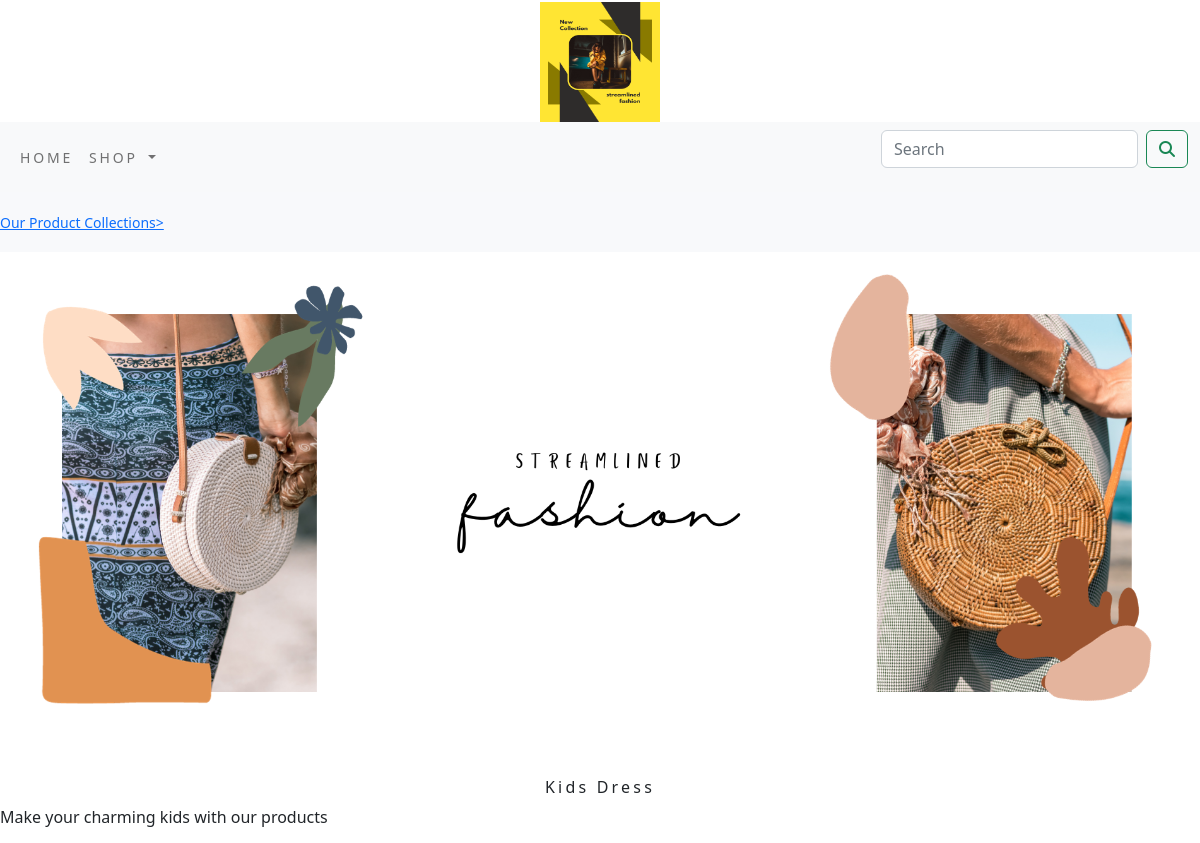
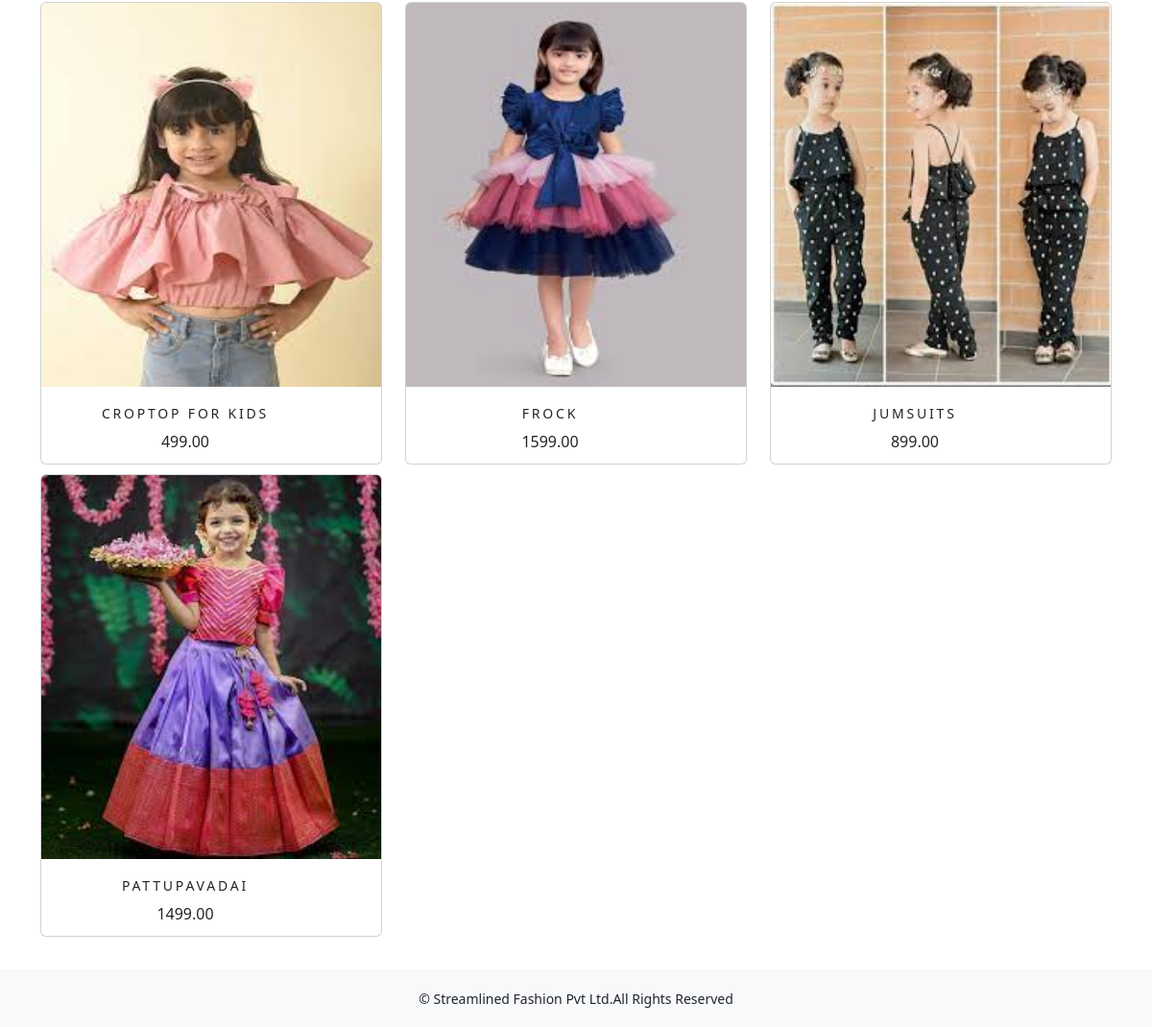
The page /shop/kids-dress/ on the database its author committed (2 pictures, top to bottom).
### shop/models.py (models this page shows, shortened)
class Category(models.Model):
    name=models.CharField(max_length=250,unique=True)
    slug=models.SlugField(max_length=250,unique=True)
    description=models.TextField(blank=True)
    image=models.ImageField(upload_to='category',blank=True)
    class Meta:
        ordering=('name',)
        verbose_name='category'
        verbose_name_plural='categories'
    def get_url(self):
        return reverse('shop:products_by_category',args=[self.slug])

class Product(models.Model):
    objects = None
    name=models.CharField(max_length=250,unique=True)
    slug=models.SlugField(max_length=250,unique=True)
    description=models.TextField(blank=True)
    price=models.DecimalField(max_digits=10,decimal_places=2)
    category=models.ForeignKey(Category,on_delete=models.CASCADE)
    image=models.ImageField(upload_to='product',blank=True)
    stock=models.IntegerField()
    available=models.BooleanField(default=True)
    created=models.DateTimeField(auto_now_add=True)
    updated=models.DateTimeField(auto_now=True)
    def get_url(self):
        return reverse('shop:prodCatdetail',args=[self.category.slug,self.slug])
    class Meta:
        ordering=('name',)
        verbose_name='product'
        verbose_name_plural='products'

### shop/views.py (the view)
# urls.py: path('',views.allProdCat,name='allProdCat'),
def allProdCat(request,c_slug=None):
    c_page=None
    products_list=None
    if c_slug!=None:
        c_page=get_object_or_404(Category,slug=c_slug)
        products_list=Product.objects.all().filter(category=c_page,available=True)
    else:
        products_list=Product.objects.all().filter(available=True)
    paginator=Paginator(products_list,6)
    try:
        page=int(request.GET.get('page','1'))
    except:
        page=1
    try:
        products=paginator.page(page)
    except (EmptyPage,InvalidPage):
        products:paginator.page(paginator.num_pages)
    return render(request,"category.html",{'category':c_page,'products':products})

### cart/context_processors.py (called while the page is built)
def counter(request):
    item_count = 0
    if 'admin' in request.path:
        return {}
    else:
        try:
            cart = Cart.objects.filter(cart_id=_cart_id(request))
            car_items = CartItem.objects.all().filter(cart=cart[:1])
            for cart_item in car_items:
                item_count += cart_item.quantity
        except Cart.DoesNotExist:
            item_count = 0
    return dict(item_count=item_count)

### cart/views.py (called while the page is built)
def _cart_id(request):
    cart=request.session.session_key
    if not cart:
        cart=request.session.create()
    return cart

### shop/context_processors.py (called while the page is built)
def menu_links(request):
    links=Category.objects.all()
    return dict(links=links)

### templates/category.html (shortened to what this page needs)
{% extends 'base.html' %}
{% load static %}
{% block content %}
{% if category %}
    <div>
        <div class="footer navbar-fixed-bottom my_footer">
            <div class="mx-auto">
            <p><a href="{% url 'shop:allProdCat' %}"> Our Product Collections></a></p>
        </div>
             </div>
    </div>
    {% endif %}
<div class="mx-auto">
    {% if category %}
    <img class="my_image" src="{{category.image.url}}" alt="{{category.name}}">
</div>
<br>
<div>
    <h1 class="text-center my_title">{{category.name}}</h1>
    <p class="text-justify">{{category.description}}</p>
</div>
    {% endif %}
<div class="container">
    <div class="row max_auto">
        {% for product in products.object_list %}
        <div class="my_bottom_margin col-9 col-sm-12 col-md-4 col-lg-s4">
            <div class="card text-center" style="min-width:18rem">
                <a href="{{product.get_url}}"><img class="card-img-top my_image" src="{{product.image.url}}" alt="{{product.name}}" style="height:400px;"></a>
            <div class="card-body text-center" style="width:300px; height:80px; padding-top:20px;">
                <h4>{{product.name}}</h4>
                <p>{{product.price}}</p>
            </div>
            </div>
        </div>
        {% endfor %}
    </div>
    <br>
</div>
{% endblock %}

### static/css/custom.css (style rules this page uses)
body { font-family: 'Roboto', sans-serif; }
.my_footer { background-color:#f8f9fb; height:60px; }
.my_footer p { padding-top:20px; font-size:14px; }
.my_image { width:100%; height:auto; }
.my_title { font-size:16px; text_transform:uppercase; letter-spacing:.2em; }
.my_bottom_margin { margin-bottom:10px; }
.card-body h4 { font-size:14px; text-transform:uppercase; letter-spacing:.2em }

### rows shown on the page
Category: image (picture), name "Kids Dress", description "Make your charming kids with our products"
Product: image (picture), name "CROPTOP FOR KIDS", price "499.00"
Product: image (picture), name "FROCK", price "1599.00"
Product: image (picture), name "JUMSUITS", price "899.00"
Product: image (picture), name "PATTUPAVADAI", price "1499.00"
